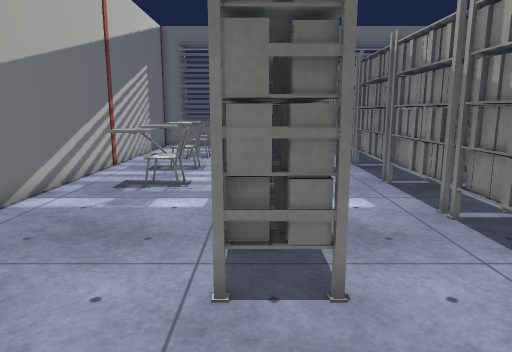
view 1 (above)

16 first-person views from a walk through a 3-D level made in the Unity game engine. The camera is 1.3 m above the floor, tilts 10° down and sees 70° across. The floor is counted in squares, 0.5 m on a side. Each view is taken from the middle of a square. On the plan, view 1 faces up. The plan holds only what a view shows up to about 20 squares ahead; the rest is blank. The place goes on beyond the plan. Some animated figures are left out. Some surface patterns are stand-ins.

view 2
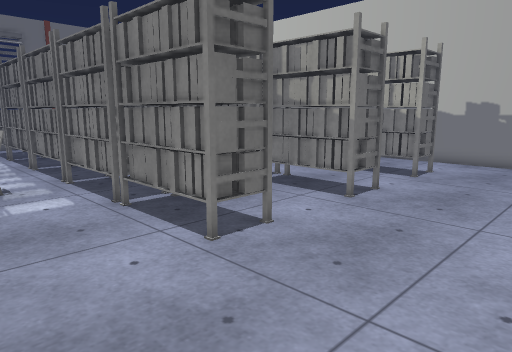

view 3
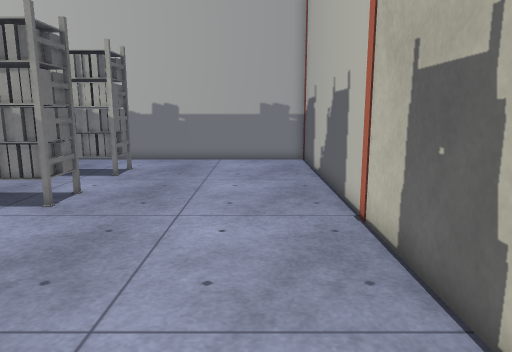

view 4
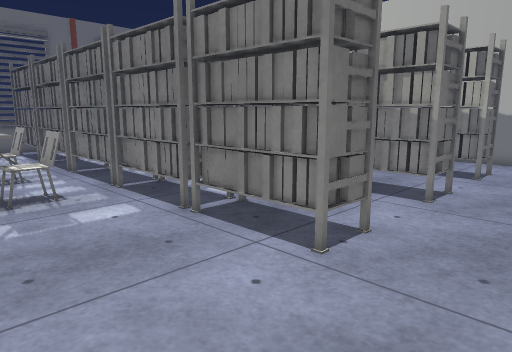

view 5
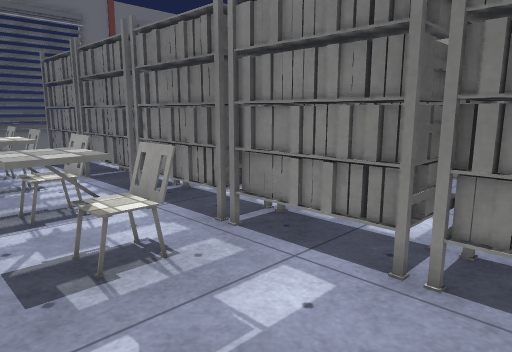

view 6
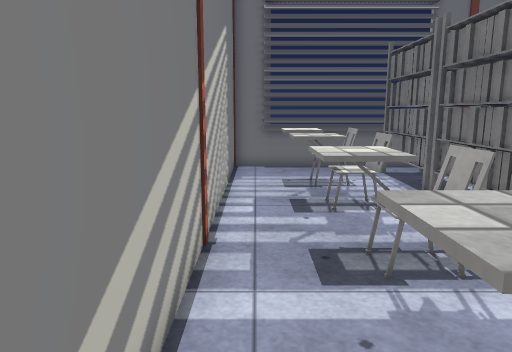

view 7
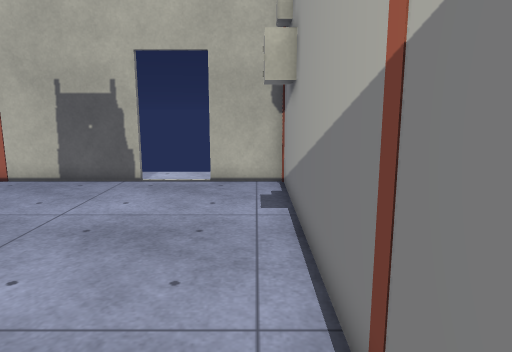

view 8
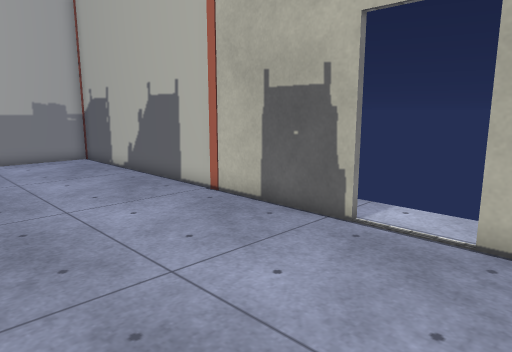

view 9
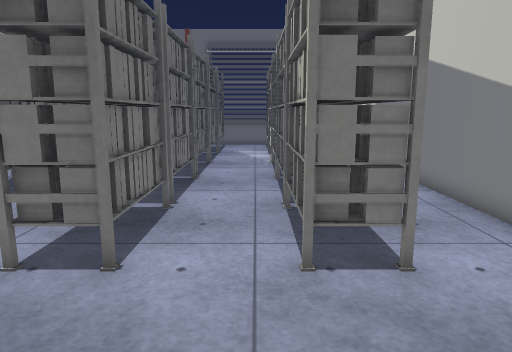

view 10
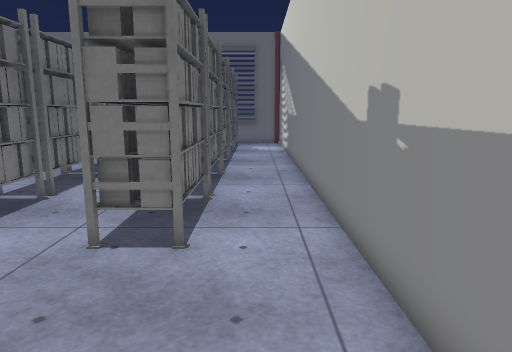

view 11
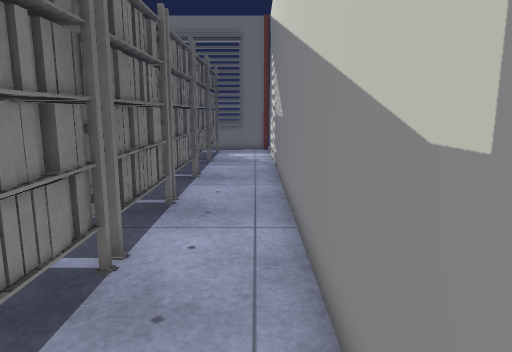

view 12
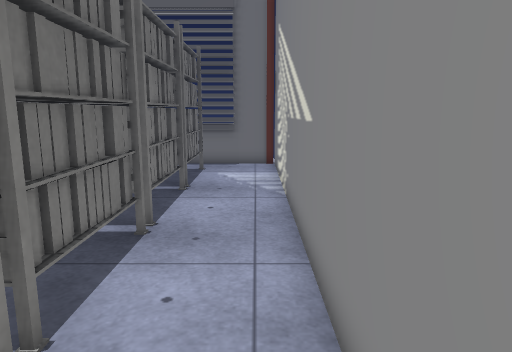

view 13
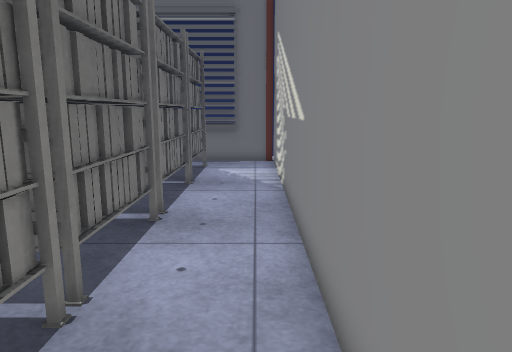

view 14
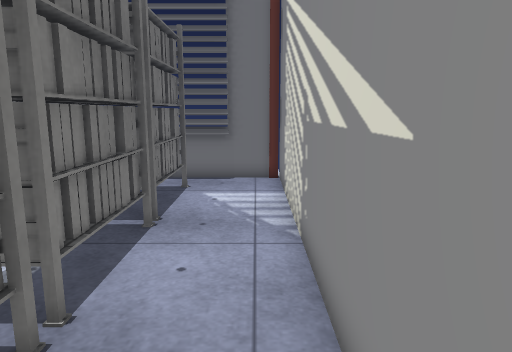

view 15
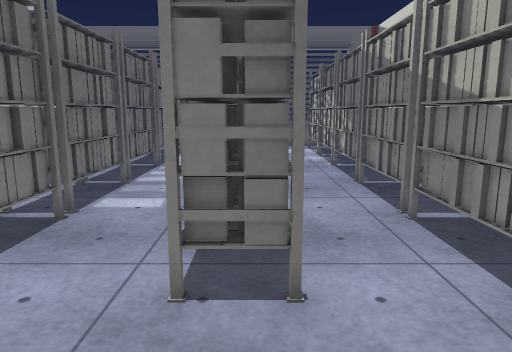

view 16
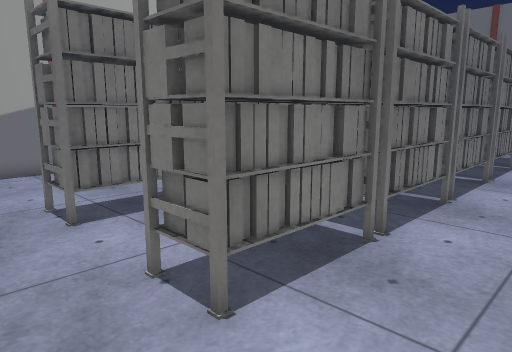

### Floor plan
Points are (right, up) in squares from view 1. A wall is a line through its corners. A room is listed if a view was taken in it or the views show most of it. See-through windows are left out.
Room 1 (views 1, 2, 3, 4, 5, 6, 7, 8, 9, 10, 11, 12, 13, 14, 15, 16)
walls: (-1.8, -3.6) (14.9, -3.6) (14.9, 28.4) (10.9, 28.4); (4.5, 28.4) (2.9, 28.4); (0.2, 28.4) (-7, 28.4) (-7, -3.6) (-4.2, -3.6)
ways out: opening at (-3, -4)
objects: chair (-5, 12) to (-2, 14); chair (-5, 16) to (-2, 18); chair (-5, 20) to (-2, 22); chair (-5, 24) to (-2, 25); rack (-1, 5) to (1, 9); rack (-1, 10) to (1, 13); rack (-1, 14) to (1, 18); rack (-1, 18) to (1, 22); rack (-1, 23) to (1, 27); rack (5, 5) to (7, 9); rack (5, 10) to (7, 13); rack (5, 14) to (7, 18); rack (5, 19) to (7, 22); rack (10, 5) to (12, 9); rack (10, 10) to (12, 13); rack (10, 14) to (12, 18); rack (10, 18) to (12, 22); rack (10, 23) to (12, 27)

Where each view was taken, in squares from view 1:
view 1: 0 up, 0 right, facing up
view 2: 1 down, 5 left, facing up-right
view 3: 1 down, 5 left, facing right
view 4: 1 up, 6 left, facing up-right
view 5: 7 up, 6 left, facing up-right
view 6: 11 up, 6 left, facing up
view 7: 10 up, 6 left, facing down
view 8: 4 up, 6 left, facing down-right
view 9: 1 down, 9 right, facing up
view 10: 2 down, 13 right, facing up
view 11: 3 up, 14 right, facing up
view 12: 10 up, 14 right, facing up
view 13: 9 up, 14 right, facing up
view 14: 14 up, 14 right, facing up
view 15: 0 up, 6 right, facing up
view 16: 2 up, 10 right, facing up-left
